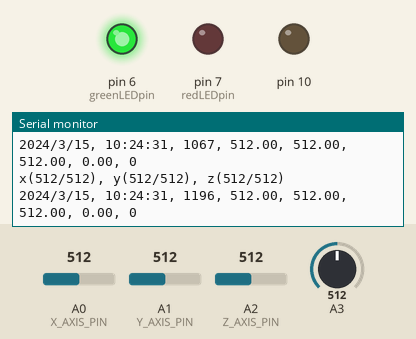
This sketch was run on a simulated Arduino Uno, built with avr-gcc and run on an emulated ATmega328P. Parts: output pins drawn as LEDs (lit = HIGH), the last lines printed to the serial monitor. The test bench sets the inputs (shaded band); at power-on: A0 (X_AXIS_PIN) = 512, A1 (Y_AXIS_PIN) = 512, A2 (Z_AXIS_PIN) = 512, A3 = 512. The local clock reads 2024-03-15 10:24:30 at power-on unless the sketch sets it; storage starts empty; pins used as bus, display or sensor lines are not drawn.

Above: at 1.2 s.
1.3 s: A0 (X_AXIS_PIN) set to 107
At 1.32 s:
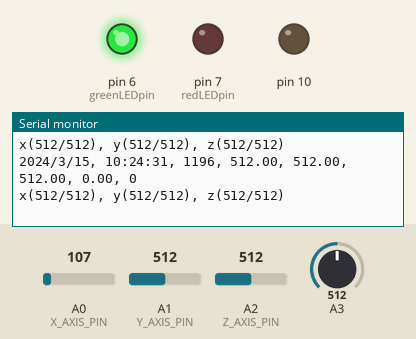
4.3 s: A0 (X_AXIS_PIN) set to 94
At 4.41 s:
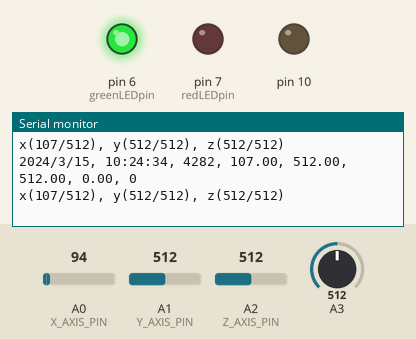
5.8 s: A1 (Y_AXIS_PIN) set to 983
At 5.81 s:
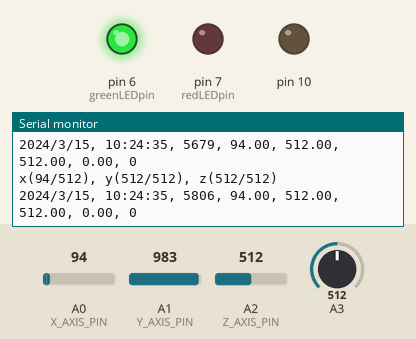
8.8 s: A1 (Y_AXIS_PIN) set to 1011
At 8.85 s:
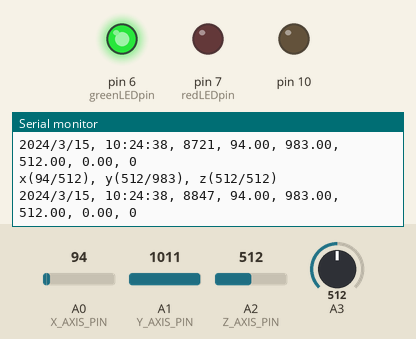
10.3 s: A2 (Z_AXIS_PIN) set to 989
At 10.39 s:
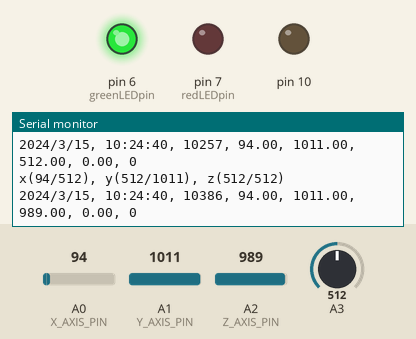
13.3 s: A2 (Z_AXIS_PIN) set to 1017
At 13.37 s:
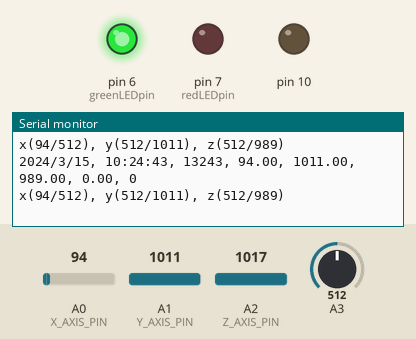
Timing chart, 0 to 16.3 s (numbered marks = the images above; inputs shaded):
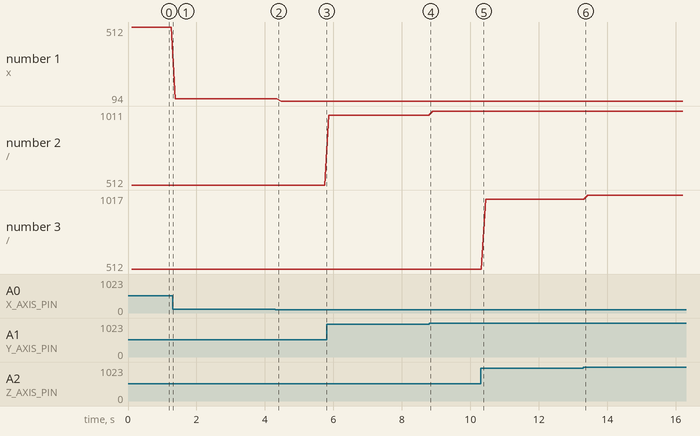

The sketch:

final_ADXL_Sound_data_calibration_v1.ino
```cpp
/*Parts of this code were used from the "Example Sound Level Sketch for the
 Adafruit Microphone Amplifier" & "Sparkfun ADXL3xx code"*/

#include "SD.h"
#include <Wire.h>
#include "RTClib.h"

#define redLEDpin 7
#define greenLEDpin 6

RTC_DS1307 RTC;  //Declaring RTC device

const int chipSelect = 10;

//AMP Constants
const int sampleWindow = 50; // Sample window width in mS (50 mS = 20Hz)
unsigned int sample;

//calibrate variables
int min_x, min_y, min_z;
int max_x, max_y, max_z;
const unsigned int X_AXIS_PIN = A0;
const unsigned int Y_AXIS_PIN = A1;
const unsigned int Z_AXIS_PIN = A2;

void setup()
{
  Serial.begin(9600);
  Serial.print("Initializing SD card...");
  // make sure that the default chip select pin is set to
  // output, even if you don't use it:
  pinMode(10, OUTPUT);

  pinMode(0, OUTPUT);   //For sleep on the accelerometer
  digitalWrite(0, HIGH);

  pinMode(1, OUTPUT);   //For 6g select on the accelerometer
  digitalWrite(1, HIGH);

  pinMode(redLEDpin, OUTPUT);
  pinMode(greenLEDpin, OUTPUT);
  digitalWrite(greenLEDpin, HIGH);  // Green light should always be on


  // see if the card is present and can be initialized:
  if (!SD.begin(chipSelect)) {
    Serial.println("Card failed, or not present");
    // don't do anything more:
    return;
  }
  Serial.println("card initialized.");
  float X,Y,Z;
  File dataFile = SD.open("datalog.txt", FILE_WRITE);
  dataFile.println("Date,Timestamp,millis,X,Y,Z,Volts,peakToPeak");
  dataFile.close();
  Serial.println("Date  Timestamp  millis   X   Y   Z   Volts   peakToPeak");

//  set initial calibrate values
min_x = min_y = min_z = 1000;

max_x = max_y = max_z = -1000;

}

void loop()
{
//  ----------------CALIBRATE----------------------
const int x = analogRead(X_AXIS_PIN);

const int y = analogRead(Y_AXIS_PIN);

const int z = analogRead(Z_AXIS_PIN);

min_x = min(x, min_x); max_x = max(x, max_x);

min_y = min(y, min_y); max_y = max(y, max_y);

min_z = min(z, min_z); max_z = max(z, max_z);

Serial.print("x(");

Serial.print(min_x);

Serial.print("/");

Serial.print(max_x);

Serial.print("), y(");

Serial.print(min_y);

Serial.print("/");

Serial.print(max_y);

Serial.print("), z(");

Serial.print(min_z);

Serial.print("/");

Serial.print(max_z);

Serial.println(")");

//  ---------------------END Calibrate---------------------------------


  Wire.begin();

  float X,Y,Z;

  DateTime now;
  // make a string for assembling the data to log:
  // String dataString = "";

  // --------------------ADXL------------------------------------
  // read three sensors and append to the string:
  for (int analogPin = 0; analogPin < 3; analogPin++) {
    delay(10);
    int sensor = analogRead(analogPin);

    if(analogPin==0)
    {
      X=sensor;
    }

    if(analogPin==1)
    {
      Y=sensor;
    }

    if(analogPin==2)
    {
      Z=sensor;
    }


  }
  //--------------------AMP----------------------------------------
  unsigned long startMillis= millis();  // Start of sample window
  unsigned int peakToPeak = 0;   // peak-to-peak level

  unsigned int signalMax = 0;
  unsigned int signalMin = 1024;

  // collect data for 50 mS
  while (millis() - startMillis < sampleWindow)
  {
    sample = analogRead(3);
    if (sample < 1024)  // toss out spurious readings
    {
      if (sample > signalMax)
      {
        signalMax = sample;  // save just the max levels
      }
      else if (sample < signalMin)
      {
        signalMin = sample;  // save just the min levels
      }
    }
  }
  peakToPeak = signalMax - signalMin;  // max - min = peak-peak amplitude
  double volts = (peakToPeak * 3.3) / 1024;  // convert to volts

  // --------------------Data Logging------------------------------------
  // open the file.
  File dataFile = SD.open("test1.csv", FILE_WRITE);

  // if the file is available, write to it:
  if (dataFile) {

    // fetch the time
    now = RTC.now();

    dataFile.print(now.year(), DEC);
    dataFile.print("/");
    dataFile.print(now.month(), DEC);
    dataFile.print("/");
    dataFile.print(now.day(), DEC);
    dataFile.print(",");
    dataFile.print(now.hour(), DEC);
    dataFile.print(":");
    dataFile.print(now.minute(), DEC);
    dataFile.print(":");
    dataFile.print(now.second(), DEC);
    dataFile.print(",");
    dataFile.print(millis());
    dataFile.print(",");

    dataFile.print(X);
    dataFile.print(",");
    dataFile.print(Y);
    dataFile.print(",");
    dataFile.print(Z);
    dataFile.print(",");
    dataFile.print(volts);
    dataFile.print(",");
    dataFile.println(peakToPeak);

    dataFile.close();

    // print to the serial port too:


    // log time
    // Serial.print(now.unixtime()); // seconds since 1970
    // Serial.print(", ");
    Serial.print(now.year(), DEC);
    Serial.print("/");
    Serial.print(now.month(), DEC);
    Serial.print("/");
    Serial.print(now.day(), DEC);
    Serial.print(", ");
    Serial.print(now.hour(), DEC);
    Serial.print(":");
    Serial.print(now.minute(), DEC);
    Serial.print(":");
    Serial.print(now.second(), DEC);
    Serial.print(", ");
    Serial.print(millis(), DEC);
    Serial.print(", ");

    Serial.print(X);
    Serial.print(", ");
    Serial.print(Y);
    Serial.print(", ");
    Serial.print(Z);
    Serial.print(", ");
    Serial.print(volts);
    Serial.print(", ");
    Serial.println(peakToPeak);


  }
  // if the file isn't open, pop up an error:
  else {
    Serial.println("error opening datalog.txt");
    digitalWrite(redLEDpin, HIGH);  // Error light
  }
}
```

Measured:
- the behaviour switches between 999 and 1000 on A2 (Z_AXIS_PIN) (found by bisection; images 5 and 6)
- after the input at 10.3 s, the serial monitor: prints a new line after 0.09 s (image 5)
- plotted number 1: 512 → 107 after the input at 1.3 s, 107 → 94 after the input at 4.3 s
- plotted number 2: 512 → 983 after the input at 5.8 s, 983 → 1011 after the input at 8.8 s
- plotted number 3: 512 → 989 after the input at 10.3 s, 989 → 1017 after the input at 13.3 s
